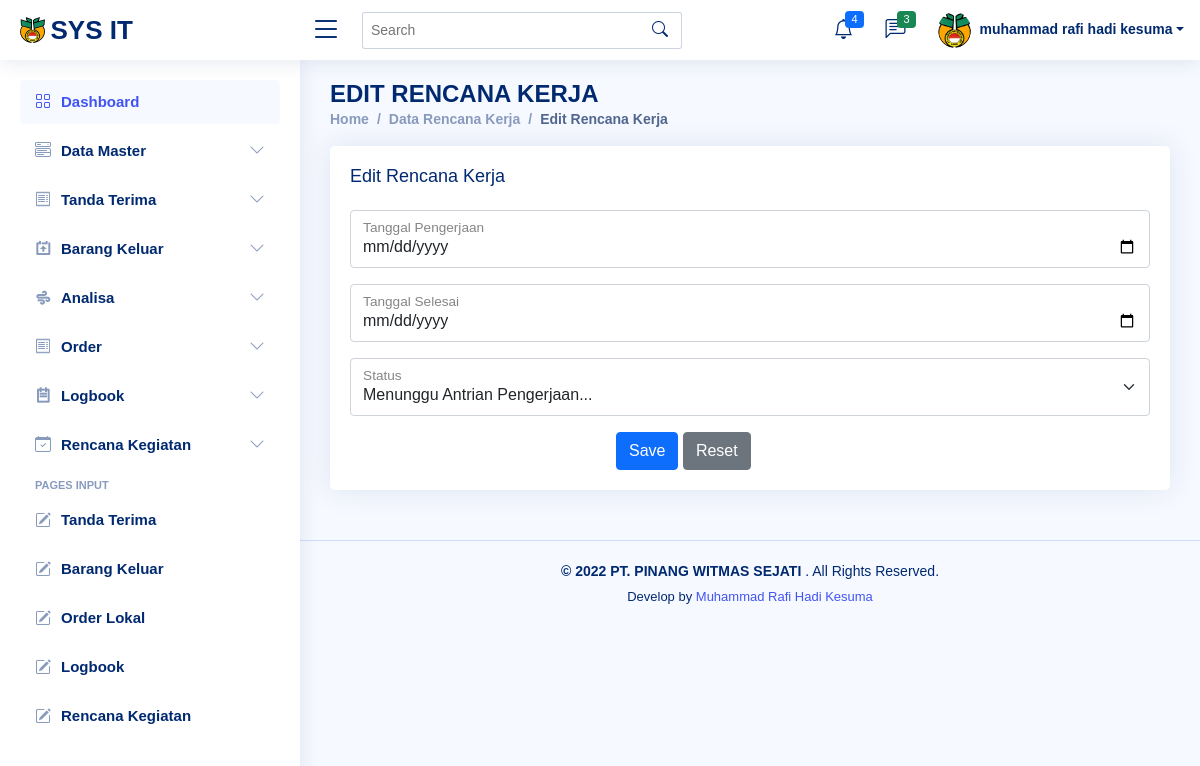
Page /edit_statuskegiatan.php?id=2 (signed in) on the committed database.
### tables this page shows
CREATE TABLE `users` (
  `id` int(11) NOT NULL,
  `nama` text NOT NULL,
  `username` text NOT NULL,
  `password` text NOT NULL,
  `jabatan` text NOT NULL,
  `level` varchar(20) NOT NULL
);

CREATE TABLE `planning` (
  `id_planning` int(11) NOT NULL,
  `id_author` int(12) NOT NULL,
  `date` date NOT NULL,
  `kegiatan` text NOT NULL,
  `status` text NOT NULL,
  `author` text NOT NULL
);

### edit_statuskegiatan.php (the view, shortened to what this page needs)
<?php
require 'config.php';
$id = $_GET['id'];
$query = mysqli_query($koneksi, "SELECT * FROM planning WHERE
							id_planning='$id'");
$edit = mysqli_fetch_array($query);
?>
<?php require 'header.php'; ?>
<?php require 'sidebar.php'; ?>
<body>
    <main id="main" class="main">
        <div class="pagetitle">
            <h1>EDIT RENCANA KERJA</h1>
            <nav>
                <ol class="breadcrumb">
                    <li class="breadcrumb-item"><a href="home.php">Home</a></li>
                    <li class="breadcrumb-item"><a href="data_kegiatan.php">Data Rencana Kerja</a></li>
                    <li class="breadcrumb-item active">Edit Rencana Kerja</li>
                </ol>
            </nav>
        </div>
        <section class="section">
            <div class="row">
                <div class="col-lg-12">
                    <div class="card">
                        <div class="card-body">
                            <h5 class="card-title">Edit Rencana Kerja</h5>
                            <form action="api_editstatuskegiatan.php" method="POST">
                                <div class="col-12">
                                    <div id="datetimepicker2" class="form-floating mb-3">
                                        <input type="date" name="date_w" class="form-control" id="tanggalbeli" value="<?php echo "$edit[date_w]" ?>" required>
                                        <label for="tanggalbeli">Tanggal Pengerjaan</label>
                                    </div>
                                </div>
                                <div class="col-12">
                                    <div id="datetimepicker2" class="form-floating mb-3">
                                        <input type="date" name="date_f" class="form-control" id="tanggalbeli" value="<?php echo "$edit[date_f]" ?>">
                                        <label for="tanggalbeli">Tanggal Selesai</label>
                                    </div>
                                </div>
                                <div class="col-12">
                                    <div class="form-floating mb-3">
                                        <select class="form-select" aria-label="Default select example" id="floatingOrder" name="status" required>
                                            <option <?php if ($edit['status'] == 'waiting') {
                                                        echo 'selected';
                                                    } ?> value="waiting">Menunggu Antrian Pengerjaan...</option>
                                        </select>
                                        <label for="floatingOrder">Status</label>
                                    </div>
                                </div>
                                <div class="col-sm-10 text-center">
                                    <button type="submit" class="btn btn-primary">Save</button>
                                    <button type="reset" class="btn btn-secondary">Reset</button>
                                </div>
                            </form>
                        </div>
                    </div>
                </div>
            </div>
        </section>
    </main>
    <?php require 'footer.php'; ?>

### header.php (shortened to what this page needs)
<!DOCTYPE html>
<html lang="en">
<head>
  <link rel="stylesheet" href="assets/css/bootstrap.min.css" />
  <link rel="stylesheet" href="assets/css/select2.min.css" />
  <link rel="stylesheet" href="assets/css/select2-bootstrap-5-theme.min.css" />
  <link rel="stylesheet" href="assets/css/select2-bootstrap-5-theme.rtl.min.css" />
  <link href="assets/css/css.css" rel="stylesheet">
  <link href="assets/vendor/bootstrap/css/bootstrap.min.css" rel="stylesheet">
  <link href="assets/vendor/bootstrap-icons/bootstrap-icons.css" rel="stylesheet">
  <link href="assets/vendor/boxicons/css/boxicons.min.css" rel="stylesheet">
  <link href="assets/vendor/quill/quill.snow.css" rel="stylesheet">
  <link href="assets/vendor/quill/quill.bubble.css" rel="stylesheet">
  <link href="assets/vendor/remixicon/remixicon.css" rel="stylesheet">
  <link href="assets/vendor/simple-datatables/style.css" rel="stylesheet">
  <link rel="stylesheet" href="assets/css/dataTables.bootstrap5.min.css">
  <link rel="stylesheet" href="assets/css/buttons.bootstrap5.min.css">
  <link href="assets/css/style.css" rel="stylesheet">
</head>
<body>
  <header id="header" class="header fixed-top d-flex align-items-center">
    <div class="d-flex align-items-center justify-content-between">
      <a href="home.php" class="logo d-flex align-items-center">
        <img src="assets/img/logo-new.png" alt="">
        <span class="d-none d-lg-block">SYS IT</span>
      </a>
      <i class="bi bi-list toggle-sidebar-btn"></i>
    </div>
    <div class="search-bar">
      <form class="search-form d-flex align-items-center" method="POST" action="#">
        <input type="text" name="query" placeholder="Search" title="Enter search keyword">
        <button type="submit" title="Search"><i class="bi bi-search"></i></button>
      </form>
    </div>
    <nav class="header-nav ms-auto">
      <ul class="d-flex align-items-center">
        <li class="nav-item dropdown">
          <a class="nav-link nav-icon" href="#" data-bs-toggle="dropdown">
            <i class="bi bi-bell"></i>
            <span class="badge bg-primary badge-number">4</span>
          </a>
        </li>
        <li class="nav-item dropdown">
          <a class="nav-link nav-icon" href="#" data-bs-toggle="dropdown">
            <i class="bi bi-chat-left-text"></i>
            <span class="badge bg-success badge-number">3</span>
          </a>
        </li>
        <?php
        require 'config.php';
        $id = $_SESSION['id'];
        $query = mysqli_query($koneksi, " SELECT * FROM users WHERE id='$id'");
        while ($read = mysqli_fetch_array($query)) {
        ?>
          <li class="nav-item dropdown pe-3">
            <a class="nav-link nav-profile d-flex align-items-center pe-0" href="#" data-bs-toggle="dropdown">
              <img src="assets/img/logo-new.png" alt="Profile" class="rounded-circle">
              <span class="d-none d-md-block dropdown-toggle ps-2"><?php echo $read['nama'] ?></span>
            </a>
          </li>
      </ul>
    </nav>
  <?php } ?>
  </header>

### assets/css/style.css (style rules this page uses)
:root { scroll-behavior: smooth; }
body { font-family: "Open Sans", sans-serif; background: #f6f9ff; color: #444444; }
a { color: #4154f1; text-decoration: none; }
h1, h2, h3, h4, h5, h6 { font-family: "Nunito", sans-serif; }
#main { margin-top: 60px; padding: 20px 30px; transition: all 0.3s; }
.pagetitle { margin-bottom: 10px; }
.pagetitle h1 { font-size: 24px; margin-bottom: 0; font-weight: 600; color: #012970; }
.card { margin-bottom: 30px; border: none; border-radius: 5px; box-shadow: 0px 0 30px rgba(1, 41, 112, 0.1); }
.card-title { padding: 20px 0 15px 0; font-size: 18px; font-weight: 500; color: #012970; font-family: "Poppins", sans-serif; }
.card-body { padding: 0 20px 20px 20px; }
.breadcrumb { font-size: 14px; font-family: "Nunito", sans-serif; color: #899bbd; font-weight: 600; }
.breadcrumb a { color: #899bbd; transition: 0.3s; }
.breadcrumb .breadcrumb-item::before { color: #899bbd; }
.breadcrumb .active { color: #51678f; font-weight: 600; }
.logo { line-height: 1; }
@media (min-width: 1200px) { .logo { width: 280px; } }
.logo img { max-height: 26px; margin-right: 6px; }
.logo span { font-size: 26px; font-weight: 700; color: #012970; font-family: "Nunito", sans-serif; }
.header { transition: all 0.5s; z-index: 997; height: 60px; box-shadow: 0px 2px 20px rgba(1, 41, 112, 0.1); background-color: #fff; padding-left: 20px; }
.header .toggle-sidebar-btn { font-size: 32px; padding-left: 10px; cursor: pointer; color: #012970; }
.header .search-bar { min-width: 360px; padding: 0 20px; }
.header .search-form { width: 100%; }
.header .search-form input { border: 0; font-size: 14px; color: #012970; border: 1px solid rgba(1, 41, 112, 0.2); padding: 7px 38px 7px 8px; border-radius: 3px; transition: 0.3s; width: 100%; }
.header .search-form button { border: 0; padding: 0; margin-left: -30px; background: none; }
.header .search-form button i { color: #012970; }
.header-nav ul { list-style: none; }
.header-nav > ul { margin: 0; padding: 0; }
.header-nav .nav-icon { font-size: 20px; color: #012970; }
.header-nav .nav-profile { color: #012970; }
.header-nav .nav-profile img { max-height: 36px; }
.header-nav .nav-profile span { font-size: 14px; font-weight: 600; }
.header-nav .badge-number { position: absolute; inset: 4px 6px auto auto; font-weight: normal; font-size: 11px; padding: 3px 6px; }
@media (min-width: 1200px) { #main, #footer { margin-left: 300px; } }

### rows in the picture
users: nama "muhammad rafi hadi kesuma"
planning: status "Menunggu Antrian Pengerjaan..."
